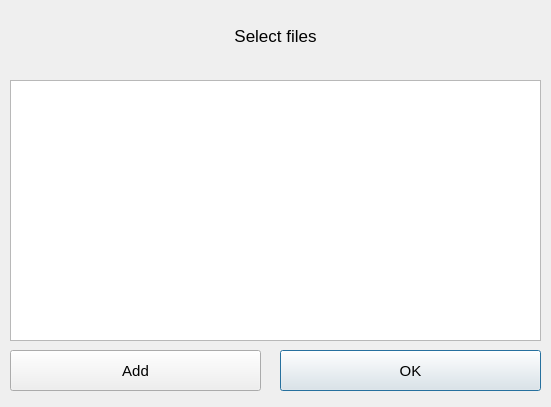
<?xml version="1.0" encoding="UTF-8"?>
<ui version="4.0">
 <class>Dialog</class>
 <widget class="QDialog" name="Dialog">
  <property name="geometry">
   <rect>
    <x>0</x>
    <y>0</y>
    <width>551</width>
    <height>407</height>
   </rect>
  </property>
  <property name="windowTitle">
   <string>Dialog</string>
  </property>
  <widget class="QLabel" name="label">
   <property name="geometry">
    <rect>
     <x>20</x>
     <y>10</y>
     <width>511</width>
     <height>51</height>
    </rect>
   </property>
   <property name="font">
    <font>
     <pointsize>13</pointsize>
    </font>
   </property>
   <property name="text">
    <string>Select files</string>
   </property>
   <property name="alignment">
    <set>Qt::AlignCenter</set>
   </property>
  </widget>
  <widget class="QListWidget" name="listWidget">
   <property name="geometry">
    <rect>
     <x>10</x>
     <y>80</y>
     <width>531</width>
     <height>261</height>
    </rect>
   </property>
  </widget>
  <widget class="QPushButton" name="pushButton">
   <property name="geometry">
    <rect>
     <x>280</x>
     <y>350</y>
     <width>261</width>
     <height>41</height>
    </rect>
   </property>
   <property name="font">
    <font>
     <pointsize>11</pointsize>
    </font>
   </property>
   <property name="text">
    <string>OK</string>
   </property>
  </widget>
  <widget class="QPushButton" name="pushButton_2">
   <property name="geometry">
    <rect>
     <x>10</x>
     <y>350</y>
     <width>251</width>
     <height>41</height>
    </rect>
   </property>
   <property name="font">
    <font>
     <pointsize>11</pointsize>
    </font>
   </property>
   <property name="text">
    <string>Add</string>
   </property>
  </widget>
 </widget>
 <resources/>
 <connections/>
</ui>
